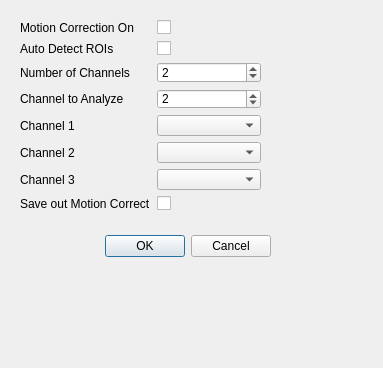
<?xml version="1.0" encoding="UTF-8"?>
<ui version="4.0">
 <class>Settings</class>
 <widget class="QDialog" name="Settings">
  <property name="geometry">
   <rect>
    <x>0</x>
    <y>0</y>
    <width>383</width>
    <height>368</height>
   </rect>
  </property>
  <property name="windowTitle">
   <string>Settings</string>
  </property>
  <widget class="QDialogButtonBox" name="buttonBox">
   <property name="geometry">
    <rect>
     <x>90</x>
     <y>230</y>
     <width>181</width>
     <height>32</height>
    </rect>
   </property>
   <property name="orientation">
    <enum>Qt::Horizontal</enum>
   </property>
   <property name="standardButtons">
    <set>QDialogButtonBox::Cancel|QDialogButtonBox::Ok</set>
   </property>
  </widget>
  <widget class="QWidget" name="formLayoutWidget_2">
   <property name="geometry">
    <rect>
     <x>20</x>
     <y>20</y>
     <width>241</width>
     <height>191</height>
    </rect>
   </property>
   <layout class="QFormLayout" name="formLayout_2">
    <property name="fieldGrowthPolicy">
     <enum>QFormLayout::AllNonFixedFieldsGrow</enum>
    </property>
    <item row="0" column="0">
     <widget class="QLabel" name="label_3">
      <property name="text">
       <string>Motion Correction On</string>
      </property>
     </widget>
    </item>
    <item row="0" column="1">
     <widget class="QCheckBox" name="motionCorrect">
      <property name="layoutDirection">
       <enum>Qt::LeftToRight</enum>
      </property>
      <property name="text">
       <string/>
      </property>
     </widget>
    </item>
    <item row="1" column="0">
     <widget class="QLabel" name="label_8">
      <property name="text">
       <string>Auto Detect ROIs</string>
      </property>
     </widget>
    </item>
    <item row="1" column="1">
     <widget class="QCheckBox" name="autodetectROIs">
      <property name="layoutDirection">
       <enum>Qt::LeftToRight</enum>
      </property>
      <property name="text">
       <string/>
      </property>
     </widget>
    </item>
    <item row="2" column="0">
     <widget class="QLabel" name="label_2">
      <property name="text">
       <string>Number of Channels</string>
      </property>
     </widget>
    </item>
    <item row="2" column="1">
     <widget class="QSpinBox" name="nChannels">
      <property name="minimum">
       <number>1</number>
      </property>
      <property name="maximum">
       <number>3</number>
      </property>
      <property name="value">
       <number>2</number>
      </property>
     </widget>
    </item>
    <item row="3" column="0">
     <widget class="QLabel" name="label_4">
      <property name="text">
       <string>Channel to Analyze</string>
      </property>
     </widget>
    </item>
    <item row="3" column="1">
     <widget class="QSpinBox" name="channelOfInterest">
      <property name="minimum">
       <number>1</number>
      </property>
      <property name="maximum">
       <number>3</number>
      </property>
      <property name="value">
       <number>2</number>
      </property>
     </widget>
    </item>
    <item row="4" column="0">
     <widget class="QLabel" name="label_5">
      <property name="text">
       <string>Channel 1</string>
      </property>
     </widget>
    </item>
    <item row="4" column="1">
     <widget class="QComboBox" name="channel1Color">
      <property name="currentIndex">
       <number>0</number>
      </property>
      <item>
       <property name="text">
        <string/>
       </property>
      </item>
      <item>
       <property name="text">
        <string>Red</string>
       </property>
      </item>
      <item>
       <property name="text">
        <string>Green</string>
       </property>
      </item>
      <item>
       <property name="text">
        <string>Blue</string>
       </property>
      </item>
     </widget>
    </item>
    <item row="5" column="0">
     <widget class="QLabel" name="label_6">
      <property name="text">
       <string>Channel 2</string>
      </property>
     </widget>
    </item>
    <item row="5" column="1">
     <widget class="QComboBox" name="channel2Color">
      <property name="currentIndex">
       <number>0</number>
      </property>
      <item>
       <property name="text">
        <string/>
       </property>
      </item>
      <item>
       <property name="text">
        <string>Red</string>
       </property>
      </item>
      <item>
       <property name="text">
        <string>Green</string>
       </property>
      </item>
      <item>
       <property name="text">
        <string>Blue</string>
       </property>
      </item>
     </widget>
    </item>
    <item row="6" column="0">
     <widget class="QLabel" name="label_7">
      <property name="text">
       <string>Channel 3</string>
      </property>
     </widget>
    </item>
    <item row="6" column="1">
     <widget class="QComboBox" name="channel3Color">
      <property name="currentIndex">
       <number>0</number>
      </property>
      <item>
       <property name="text">
        <string/>
       </property>
      </item>
      <item>
       <property name="text">
        <string>Red</string>
       </property>
      </item>
      <item>
       <property name="text">
        <string>Green</string>
       </property>
      </item>
      <item>
       <property name="text">
        <string>Blue</string>
       </property>
      </item>
     </widget>
    </item>
    <item row="7" column="0">
     <widget class="QLabel" name="label">
      <property name="text">
       <string>Save out Motion Correct</string>
      </property>
     </widget>
    </item>
    <item row="7" column="1">
     <widget class="QCheckBox" name="saveMotionCorrectedTIFF">
      <property name="text">
       <string/>
      </property>
     </widget>
    </item>
   </layout>
  </widget>
 </widget>
 <resources/>
 <connections>
  <connection>
   <sender>buttonBox</sender>
   <signal>accepted()</signal>
   <receiver>Settings</receiver>
   <slot>accept()</slot>
   <hints>
    <hint type="sourcelabel">
     <x>248</x>
     <y>254</y>
    </hint>
    <hint type="destinationlabel">
     <x>157</x>
     <y>274</y>
    </hint>
   </hints>
  </connection>
  <connection>
   <sender>buttonBox</sender>
   <signal>rejected()</signal>
   <receiver>Settings</receiver>
   <slot>reject()</slot>
   <hints>
    <hint type="sourcelabel">
     <x>316</x>
     <y>260</y>
    </hint>
    <hint type="destinationlabel">
     <x>286</x>
     <y>274</y>
    </hint>
   </hints>
  </connection>
 </connections>
</ui>
